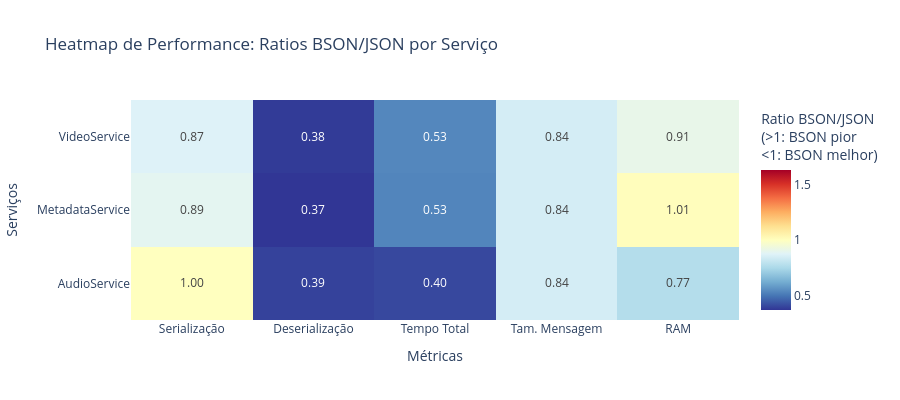

The cell this chart's notebook holds for it:
### Code cell
# Heatmap - Comparação JSON vs BSON por métricas
def create_performance_heatmap():
    # Agregar dados por formato e serviço
    df_agg = df.groupby(['format', 'service']).agg({
        'serialization_ms': 'mean',
        'deserialization_ms': 'mean',
        'total_ms': 'mean',
        'message_size_bytes': 'mean',
        'ram_bytes': 'mean'
    }).reset_index()
    
    # Calcular ratios BSON/JSON para cada métrica
    services = df_agg['service'].unique()
    metrics = ['serialization_ms', 'deserialization_ms', 'total_ms', 'message_size_bytes', 'ram_bytes']
    
    # Criar matriz de ratios
    ratio_matrix = []
    metric_labels = []
    
    for service in services:
        json_data = df_agg[(df_agg['format'] == 'JSON') & (df_agg['service'] == service)]
        bson_data = df_agg[(df_agg['format'] == 'BSON') & (df_agg['service'] == service)]
        
        if len(json_data) > 0 and len(bson_data) > 0:
            row = []
            for metric in metrics:
                json_val = json_data[metric].iloc[0] if len(json_data) > 0 else 1
                bson_val = bson_data[metric].iloc[0] if len(bson_data) > 0 else 1
                ratio = bson_val / json_val if json_val != 0 else 1
                row.append(ratio)
            ratio_matrix.append(row)
            metric_labels.append(service)
    
    # Criar heatmap
    fig = go.Figure(data=go.Heatmap(
        z=ratio_matrix,
        x=['Serialização', 'Deserialização', 'Tempo Total', 'Tam. Mensagem', 'RAM'],
        y=metric_labels,
        colorscale='RdYlBu_r',
        zmid=1.0,  # Centro da escala em 1.0 (paridade)
        colorbar=dict(title="Ratio BSON/JSON<br>(>1: BSON pior<br><1: BSON melhor)"),
        text=[[f'{val:.2f}' for val in row] for row in ratio_matrix],
        texttemplate='%{text}',
        textfont={'size': 12}
    ))
    
    fig.update_layout(
        title='Heatmap de Performance: Ratios BSON/JSON por Serviço',
        xaxis_title='Métricas',
        yaxis_title='Serviços',
        height=400
    )
    
    return fig

heatmap_fig = create_performance_heatmap()
heatmap_fig.show()

### Figure 1 — Plotly figure (JSON) as saved in the notebook; plotly's stock layout.template omitted (floating-point values rounded to 4 significant figures)
{"data": [{"colorbar": {"title": {"text": "Ratio BSON/JSON<br>(>1: BSON pior<br><1: BSON melhor)"}}, "colorscale": [[0, "rgb(49,54,149)"], [0.1, "rgb(69,117,180)"], [0.2, "rgb(116,173,209)"], [0.3, "rgb(171,217,233)"], [0.4, "rgb(224,243,248)"], [0.5, "rgb(255,255,191)"], [0.6, "rgb(254,224,144)"], [0.7, "rgb(253,174,97)"], [0.8, "rgb(244,109,67)"], [0.9, "rgb(215,48,39)"], [1, "rgb(165,0,38)"]], "text": [["1.00", "0.39", "0.40", "0.84", "0.77"], ["0.89", "0.37", "0.53", "0.84", "1.01"], ["0.87", "0.38", "0.53", "0.84", "0.91"]], "textfont": {"size": 12}, "texttemplate": "%{text}", "type": "heatmap", "x": ["Serialização", "Deserialização", "Tempo Total", "Tam. Mensagem", "RAM"], "y": ["AudioService", "MetadataService", "VideoService"], "z": [[1, 0.3909, 0.4044, 0.8441, 0.7679], [0.89, 0.3677, 0.5296, 0.8441, 1.008], [0.8696, 0.3769, 0.5343, 0.8441, 0.9071]], "zmid": 1}], "layout": {"height": 400, "title": {"text": "Heatmap de Performance: Ratios BSON/JSON por Serviço"}, "xaxis": {"title": {"text": "Métricas"}}, "yaxis": {"title": {"text": "Serviços"}}}}
